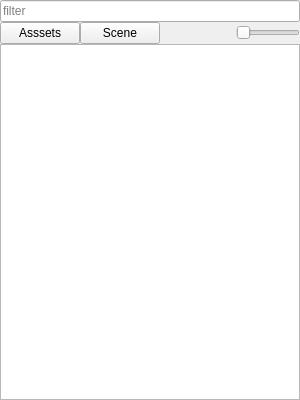
<?xml version="1.0" encoding="UTF-8"?>
<ui version="4.0">
 <class>SelectObjectDialog</class>
 <widget class="QDialog" name="SelectObjectDialog">
  <property name="geometry">
   <rect>
    <x>0</x>
    <y>0</y>
    <width>300</width>
    <height>400</height>
   </rect>
  </property>
  <property name="windowTitle">
   <string>Select</string>
  </property>
  <layout class="QVBoxLayout" name="verticalLayout">
   <property name="spacing">
    <number>0</number>
   </property>
   <property name="leftMargin">
    <number>0</number>
   </property>
   <property name="topMargin">
    <number>0</number>
   </property>
   <property name="rightMargin">
    <number>0</number>
   </property>
   <property name="bottomMargin">
    <number>0</number>
   </property>
   <item>
    <widget class="QLineEdit" name="lineEdit">
     <property name="placeholderText">
      <string>filter</string>
     </property>
    </widget>
   </item>
   <item>
    <layout class="QHBoxLayout" name="horizontalLayout">
     <item>
      <widget class="QPushButton" name="pushButton_2">
       <property name="text">
        <string>Asssets</string>
       </property>
       <property name="autoDefault">
        <bool>false</bool>
       </property>
      </widget>
     </item>
     <item>
      <widget class="QPushButton" name="pushButton">
       <property name="text">
        <string>Scene</string>
       </property>
       <property name="autoDefault">
        <bool>false</bool>
       </property>
      </widget>
     </item>
     <item>
      <spacer name="horizontalSpacer">
       <property name="orientation">
        <enum>Qt::Horizontal</enum>
       </property>
       <property name="sizeHint" stdset="0">
        <size>
         <width>40</width>
         <height>20</height>
        </size>
       </property>
      </spacer>
     </item>
     <item>
      <widget class="QSlider" name="horizontalSlider">
       <property name="sizePolicy">
        <sizepolicy hsizetype="Minimum" vsizetype="Fixed">
         <horstretch>0</horstretch>
         <verstretch>0</verstretch>
        </sizepolicy>
       </property>
       <property name="maximumSize">
        <size>
         <width>64</width>
         <height>16777215</height>
        </size>
       </property>
       <property name="orientation">
        <enum>Qt::Horizontal</enum>
       </property>
      </widget>
     </item>
    </layout>
   </item>
   <item>
    <widget class="QListView" name="listView"/>
   </item>
  </layout>
 </widget>
 <resources/>
 <connections/>
</ui>
